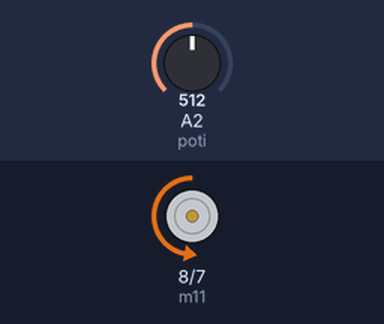
This sketch was run on a simulated Arduino Uno, built with avr-gcc and run on an emulated ATmega328P. Parts: motor-driver pin pairs drawn as motors (green arrow = first pin HIGH = forward, orange = second pin HIGH = backward, longer = more drive, scaled by the enable pin). The inputs (shaded band) are chosen by the test bench; at power-on: A2 (poti) = 512.

Above: at 5.8 s.
5.9 s: A2 (poti) set to 716
At 11.0 s:
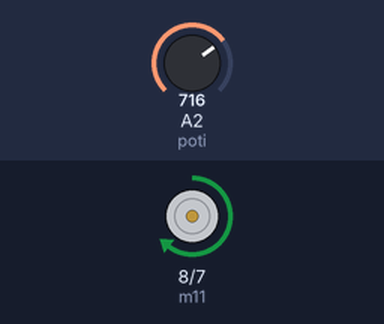
16.8 s: A2 (poti) set to 900
At 21.2 s:
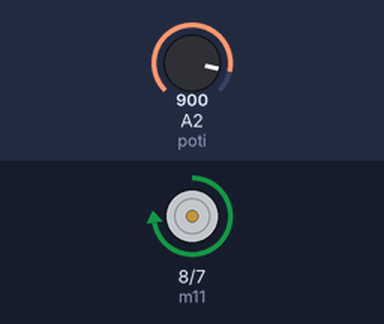
27.1 s: A2 (poti) set to 122
37.3 s: A2 (poti) set to 0
47.5 s: A2 (poti) set to 511
At 51.7 s:
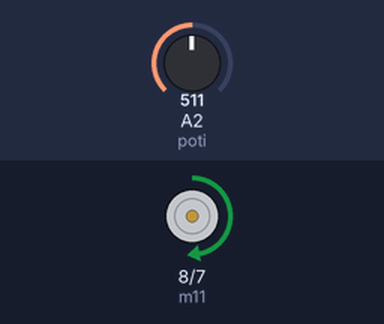
Timing chart, 0 to 57.7 s (numbered marks = the images above; inputs shaded):
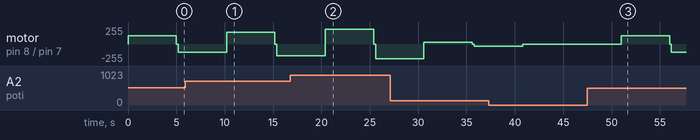

Measured:
- after the input at 47.5 s, motor on pin 8 (m11) / pin 7 (m12): stopped → forward 127/255 after 3.5 s, → stopped 5.0 s later, → backward 127/255 0.20 s later

The sketch:

test_mot_poti_l293d.ino
```cpp
int m11 = 8;
int m12 = 7;
int en  = 6;
int poti = A2;
void setup() {
  pinMode(m11, OUTPUT);
  pinMode(m12, OUTPUT);
  pinMode(en, OUTPUT);
  pinMode(poti, INPUT);
}

void loop() {
  analogWrite(6, map(analogRead(poti), 0, 1023, 0, 255));
  digitalWrite(m11, HIGH);
  digitalWrite(m12, LOW);
  delay(5000);
  analogWrite(6, map(analogRead(poti), 0, 1023, 0, 255));
  digitalWrite(m11, LOW);
  digitalWrite(m12, LOW);
  delay(200);
  digitalWrite(m11, LOW);
  digitalWrite(m12, HIGH);
  delay(5000);

}
```
